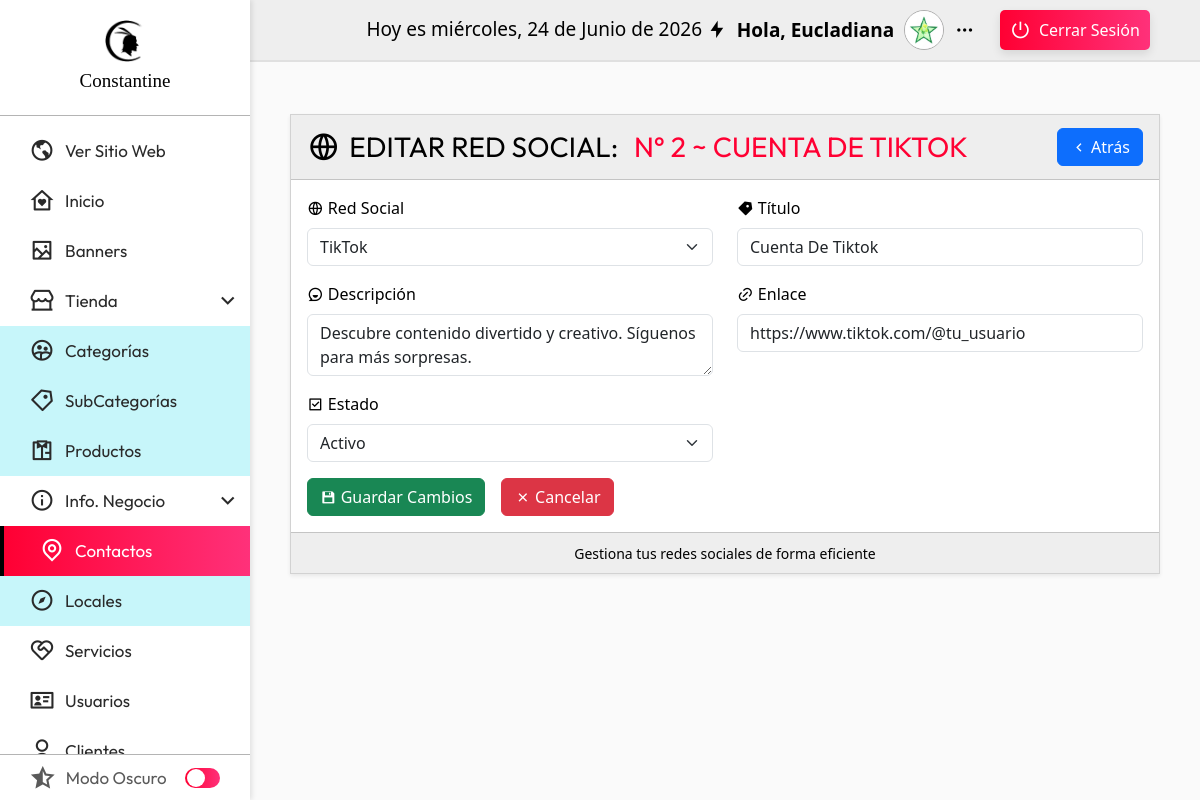
The app's page /admin/seccion/contactos/editar.php?txtID=2 (signed in) with its own data.
### tables this page shows
CREATE TABLE redes_sociales (
    id_red INT AUTO_INCREMENT PRIMARY KEY,
    red VARCHAR(50) NOT NULL,
    titulo VARCHAR(100) NOT NULL,
    descripcion VARCHAR(255) NOT NULL,
    enlace VARCHAR(255) NOT NULL,
    icono VARCHAR(50) NOT NULL,
    estado TINYINT(1) DEFAULT 1,
    fecha_creacion TIMESTAMP DEFAULT CURRENT_TIMESTAMP
);

### admin/seccion/contactos/editar.php (the view, shortened to what this page needs)
<?php
    include("../inicio/conexion.php");
    $txtID = isset($_GET['txtID']) ? intval($_GET['txtID']) : 0;
    $sql = "SELECT * FROM redes_sociales WHERE id_red = :id";
    $sentencia = $conexion->prepare($sql);
    $sentencia->bindParam(":id", $txtID);
    $sentencia->execute();
    $redSocial = $sentencia->fetch(PDO::FETCH_ASSOC);
    include("../../templates/header_admin.php");
?>
<div class="card shadow-sm mt-4 w-80 mx-auto rounded-0">
    <div class="card-header d-flex justify-content-between align-items-center rounded-0" style="color: var(--color_texto); background-color: var(--color_barra_superior);">
        <span class="titulo_categoria titulo_redes d-flex align-items-center gap-1 flex-wrap">
            <i class="ri-global-line"></i>
            Editar Red Social: <span class="text_red">&nbsp; N° <?php echo $redSocial['id_red']; ?> ~ <?php echo htmlspecialchars($redSocial['titulo']); ?></span>
        </span>
        <a name="atras" id="atras" class="btn btn-primary d-flex align-items-center gap-1" href="index.php" role="button">
            <i class="ri-arrow-left-s-line"></i> Atrás
        </a>
    </div>
    <div class="card-body" style="color: var(--color_texto); background-color: var(--color_barra_lateral);">
        <form id="form_red_social" action="" method="post">
    <div class="row">
        <div class="col-md-6 col-12 mb-3">
            <label for="red" class="form-label">
                <i class="ri-global-line"></i> Red Social
            </label>
            <select class="form-select" name="red" id="red" onchange="actualizarRedIcono()">
                <?php
                    $redes = [
                        "Facebook" => "ri-facebook-circle-fill",
                        "Twitter" => "ri-twitter-fill",
                        "Instagram" => "ri-instagram-fill",
                        "LinkedIn" => "ri-linkedin-fill",
                        "YouTube" => "ri-youtube-fill",
                        "TikTok" => "ri-tiktok-fill",
                        "WhatsApp" => "ri-whatsapp-fill"
                    ];
                    foreach ($redes as $nombre => $icono) {
                        $selected = ($redSocial['icono'] == $icono) ? "selected" : "";
                        echo "<option value='{$nombre}' data-icon='{$icono}' {$selected}>{$nombre}</option>";
                    }
                ?>
            </select>
        </div>
        <div class="col-md-6 col-12 mb-3">
            <label for="titulo" class="form-label">
                <i class="ri-price-tag-3-fill"></i> Título
            </label>
            <input type="text"
                   class="form-control"
                   name="titulo"
                   id="titulo"
                   placeholder="Nombre de la red social"
                   value="<?php echo htmlspecialchars($redSocial['titulo']); ?>"
                   required
                   pattern="^[a-zA-Z0-9\s]{3,50}$"
                   maxlength="50"
                   minlength="3"
                   title="Solo letras, números y espacios. Mínimo 3 caracteres y máximo 50." />
        </div>
        <div class="col-md-6 col-12 mb-3">
            <label for="descripcion" class="form-label">
                <i class="ri-chat-smile-3-line"></i> Descripción
            </label>
            <textarea class="form-control"
                      name="descripcion"
                      id="descripcion"
                      placeholder="Breve descripción"
                      required
                      maxlength="150"
                      minlength="10"
                      title="Debe contener entre 10 y 150 caracteres."><?php echo htmlspecialchars($redSocial['descripcion']); ?></textarea>
        </div>
        <div class="col-md-6 col-12 mb-3">
            <label for="enlace" class="form-label">
                <i class="ri-link"></i> Enlace
            </label>
            <input type="url"
                   class="form-control"
                   name="enlace"
                   id="enlace"
                   placeholder="URL de la red social"
                   value="<?php echo htmlspecialchars($redSocial['enlace']); ?>"
                   required
                   maxlength="255"
                   pattern="https?://.+"
                   title="Debe ser un enlace válido que comience con http:// o https://" />
        </div>
        <div class="col-md-6 col-12 mb-3">
            <label for="estado" class="form-label">
                <i class="ri-checkbox-line"></i> Estado
            </label>
            <select class="form-select" name="estado" id="estado">
                <option value="1" <?php echo ($redSocial['estado'] == 1) ? 'selected' : ''; ?>>Activo</option>
            </select>
        </div>
    </div>
    <div class="d-flex justify-content-start gap-3">
        <button type="submit" class="btn btn-success d-flex align-items-center gap-1">
            <i class="ri-save-3-fill"></i> Guardar Cambios
        </button>
        <a name="cancelar" id="cancelar" class="btn btn-danger d-flex align-items-center gap-1" href="index.php" role="button">
            <i class="ri-close-line"></i> Cancelar
        </a>
    </div>
</form>
    </div>
    <div class="card-footer text-center rounded-0" style="color: var(--color_texto); background-color: var(--color_barra_superior);">
        <small>Gestiona tus redes sociales de forma eficiente</small>
    </div>
</div>
<?php include("../../templates/footer_admin.php"); ?>

### admin/css/header.css (style rules this page uses)
:root { --nav_font: 'Outfit','Segoe UI', Tahoma, Geneva, Verdana, sans-serif; --titulo_font: "Outfit", sans-serif; --logo_font: "BankGothic"; --color_primario: #000000; --color_secundario: #FF0033; --color_blanco: #ffebeb; --titulo_cuerpo: 30px; --subtitulo_cuerpo: 20px; --parrafo_cuerpo: 15px; --titulo_lista: 23px; --color_barra_lateral:rgb(255,255,255); --color_barra_superior:rgb(238,238,238); --color_texto: rgb(0,0,0); --color_texto_menu:rgb(42, 42, 42); --color_menu_hover:rgb(238,238,238); --color_menu_hover_texto:rgb(0,0,0); --color_submenu_bg: #c7f6fa; --color_boton: #FF0033; --color_boton_hover: rgb(0,0,0); --color_boton_texto:rgb(255,255,255); --color_hover_modulo: linear-gradient(to left, #FF317A, var(--color_secundario)); --color_linea:rgb(180,180,180); --color_switch_base :rgb(201,202,206); --color_switch_circulo:rgb(148, 148, 148); --color_scroll:rgb(192,192,192); --color_scroll_hover:rgb(134,134,134); --color_main_bg: rgb(250, 250, 250); --color_main_text: rgb(0, 0, 0); }
* { margin: 0; padding: 0; box-sizing: border-box; }
body { height: 100vh; width: 100%; }
.text_red { color: var(--color_secundario); }
.titulo_categoria { font-family: var(--titulo_font); font-size: 28px; text-transform: uppercase; }
.titulo_categoria i { font-size: 2rem; margin-right: 5px; }

### records on screen
redes_sociales: id_red "2", titulo "CUENTA DE TIKTOK", titulo "Cuenta De Tiktok", descripcion "Descubre contenido divertido y creativo. Síguenos para más sorpresas.", enlace "https://www.tiktok.com/@tu_usuario", estado "Activo"

### other values on screen
fechaC() "Hoy es miércoles, 24 de Junio de 2026"
$_SESSION['nombres'] "Eucladiana"
form field red "TikTok"
